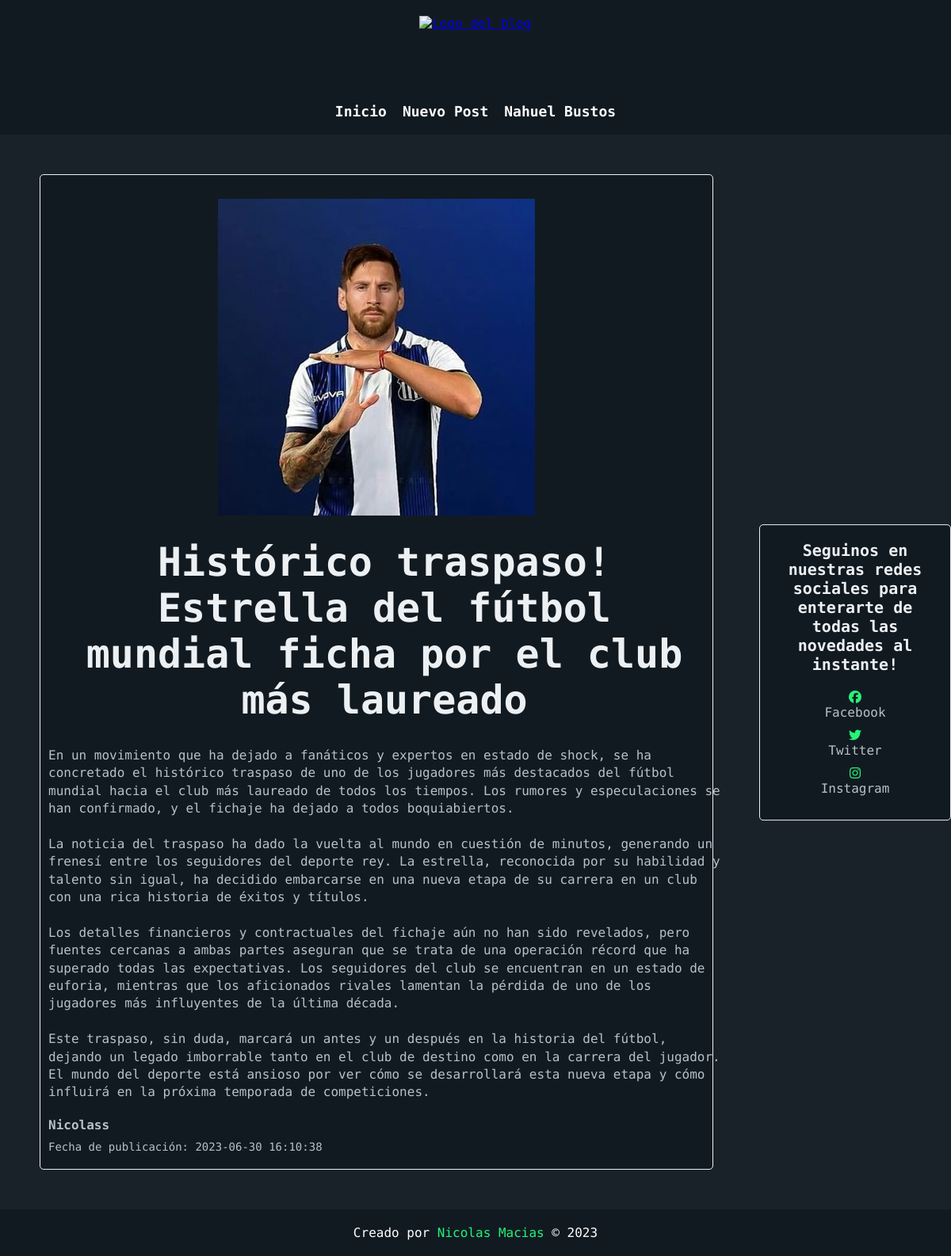
/post.php?id=22 (signed in), run on the app's committed database.
### tables this page shows
CREATE TABLE `entrada` (
  `id` int(11) NOT NULL,
  `usuario_id` int(11) NOT NULL,
  `titulo` varchar(255) NOT NULL,
  `resumen` text NOT NULL,
  `texto` text NOT NULL,
  `imagen` varchar(255) NOT NULL,
  `fecha` datetime DEFAULT current_timestamp()
);

CREATE TABLE `usuario` (
  `id` int(11) NOT NULL,
  `nombre` varchar(50) NOT NULL,
  `email` varchar(100) NOT NULL,
  `pass` varchar(255) NOT NULL
);

### post.php (the view, shortened to what this page needs)
<?php
    require_once('admin/conexion.php');
    if (isset($_GET['id'])) {
        $sql = "SELECT Entrada.titulo,Entrada.texto,Entrada.imagen,Entrada.fecha,Usuario.nombre FROM Entrada JOIN Usuario ON Entrada.usuario_id=Usuario.id WHERE Entrada.id=?";
        $consulta = $conexion->prepare($sql);
        $consulta->bind_param('i', $_GET['id']);
        $consulta->execute();
        $consulta->bind_result($titulo, $texto, $imagen, $fecha, $nombres);
    }
    include('admin/components/head.php');
?>
    <section>
      <article class="post-completo">
        <img src="assets/imagenes/<?php echo $imagen; ?>" />
        <div class="articulo-info">
          <h1 class="articulo-titulo"><?php echo $titulo; ?></h1>
          <p class="articulo-descripcion">
            <?php echo nl2br($texto); ?>
          </p>
          <h4 class="articulo-nombre"><?php echo $nombres; ?></h4>
          <p class="articulo-fecha">Fecha de publicación: <?php echo $fecha; ?></p>
        </div>
      </article>
    </section>
    <aside class="aside-index">
      <h2>
        Seguinos en nuestras redes sociales para enterarte de todas las
        novedades al instante!
      </h2>
      <ul>
        <li>
          <i class="fa-brands fa-facebook fa-flip" style="color: #24f478"></i
          ><a href="https://www.facebook.com/">Facebook</a>
        </li>
        <li>
          <i class="fa-brands fa-twitter fa-flip" style="color: #24f478"></i
          ><a href="https://www.twitter.com/">Twitter</a>
        </li>
        <li>
          <i class="fa-brands fa-instagram fa-flip" style="color: #24f478"></i
          ><a href="https://www.instagram.com/">Instagram</a>
        </li>
      </ul>
    </aside>
<?php
    include('admin/components/footer.php')
?>

### assets/css/style.css (style rules this page uses)
* { margin: 0; padding: 0; font-family: "Roboto Mono", monospace; }
body { background-color: #192229; }
.aside-index { position: fixed; right: 0; top: 50%; transform: translateY(-35%); width: 200px; background-color: #121a21; border: 1px solid #ecf0f3; border-radius: 5px; padding: 20px; text-align: center; }
.aside-index h2 { font-size: 20px; margin-top: 0; color: #ecf0f3; }
.aside-index ul { list-style: none; margin: 20px 0 0 0; padding: 0; }
.aside-index li { margin-bottom: 10px; }
.aside-index li a { display: block; font-size: 16px; text-decoration: none; color: #b7c1c8; }
.post-completo { display: flex; margin: 50px 300px 50px 50px; border: 1px solid #ecf0f3; border-radius: 5px; background-color: #121a21; flex-direction: column; align-items: center; }
.post-completo img { max-width: 100%; margin-top: 30px; }
.post-completo .articulo-info { display: flex; flex-direction: column; margin-left: 20px; color: #b7c1c8; width: 100%; }
.post-completo .articulo-info .articulo-titulo { font-size: 50px; margin: 20px; padding-top: 10px; text-align: center; color: #ecf0f3; }
.post-completo .articulo-info .articulo-fecha { margin-top: 10px; font-size: 14px; margin-bottom: 20px; }
.post-completo .articulo-info .articulo-descripcion { font-size: 16px; line-height: 1.4; padding: 10px 0 20px 0; }

### data on the page
entrada: imagen (picture), titulo "Histórico traspaso! Estrella del fútbol mundial ficha por el club más laureado", texto "En un movimiento que ha dejado a fanáticos y expertos en estado de shock, se ha concretado el histórico traspaso de uno de los jugadores más destacados del fútbol mundial hacia el club más laureado de todos los tiempos. Los rumores y especulaciones se han confirmado, y el fichaje ha dejado a todos boquiabiertos. La noticia del traspaso ha dado la vuelta al mundo en cuestión de minutos, generando un frenesí entre los seguidores del deporte rey. La estrella, reconocida por su habilidad y talento sin igual, ha decidido embarcarse en una nueva etapa de su carrera en un club con una rica historia de éxitos y títulos. Los detalles financieros y contractuales del fichaje aún no han sido revelados,…", usuario.nombre "Nicolass", fecha "2023-06-30 16:10:38"

### other printed values
$nombre "Nahuel Bustos"
